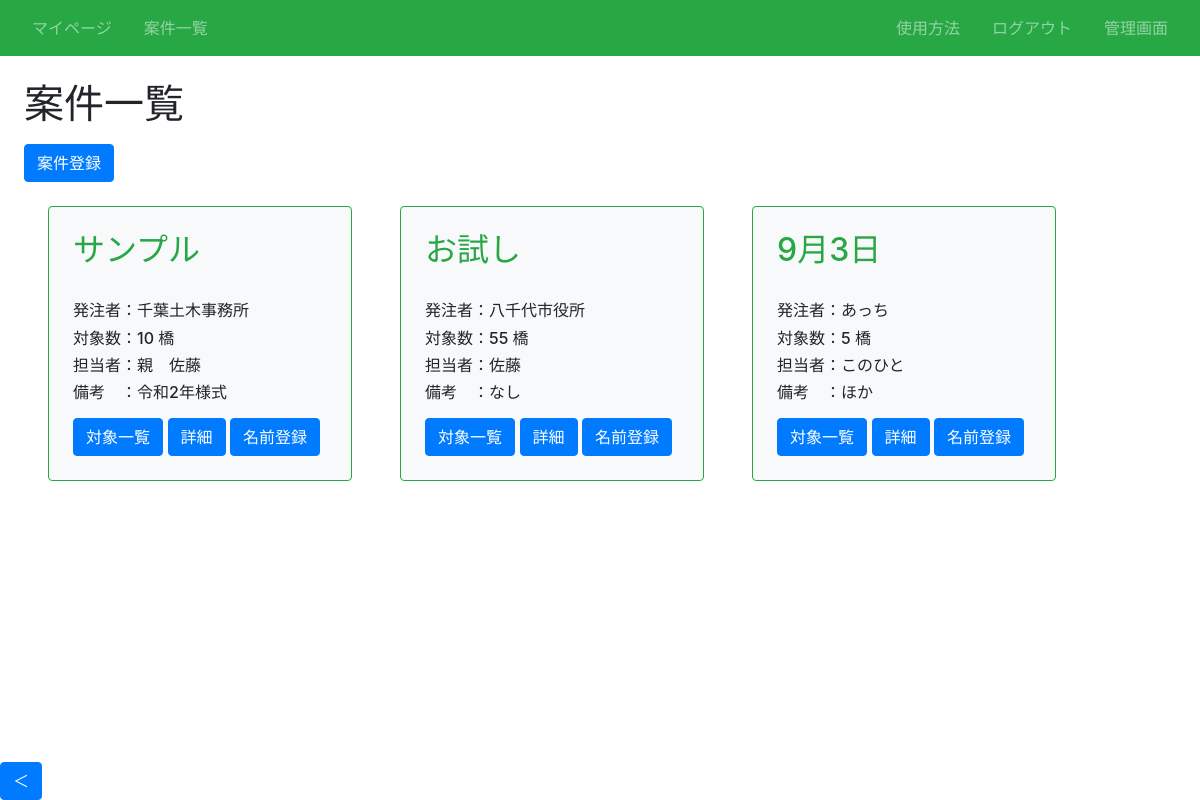
Screenshot of /article/ (signed in) with the database file from the repository.
### infra/models.py (models this page shows, shortened)
class Article(models.Model):
    案件名 = models.CharField(max_length=100)# 顧客名
    土木事務所 = models.CharField(max_length=100)# 土木事務所 article_name
    対象数 = models.IntegerField()# 対象数 number
    担当者名 = models.CharField(max_length=100)# 担当者名 namager
    その他 = models.CharField(max_length=100)# その他 other
    ファイルパス = models.CharField(max_length=255)# 写真ファイルパス

### infra/views.py (the view)
# urls.py: path('article/', views.ListArticleView.as_view(), name='list-article'),# 案件の一覧
class ListArticleView(LoginRequiredMixin, ListView):
    template_name = 'infra/article_list.html'
    model = Article

### infra/templates/infra/article_list.html (shortened to what this page needs)
{% extends "base.html" %}
{% block h1 %}案件一覧{% endblock %}
{% block content %}
<div class="mt-3">
  <a href="{% url 'create-article' %}" class="btn btn-primary">案件登録</a>
</div>
<div class="d-flex flex-wrap">
  {% for item in object_list %}
    <div class="p-4 m-4 bg-light border border-success rounded" style="width: 19rem;">
      <h2 class="text-success">{{ item.案件名 }}</h2><br>
      <h6 class="card-text">発注者：{{ item.土木事務所 }}</h6>
      <h6 class="card-text">対象数：{{ item.対象数 }} 橋</h6>
      <h6 class="card-text">担当者：{{ item.担当者名 }}</h6>
      <h6 class="card-text">備考　：{{ item.その他 }}</h6>
      <div class="mt-3">
        <a href="{% url 'list-infra' item.pk %}" class="btn btn-primary">対象一覧</a>
        <a href="{% url 'detail-article' item.pk %}" class="btn btn-primary">詳細</a>
        <a href="{% url 'names-list' item.pk %}" class="btn btn-primary">名前登録</a>
      </div>
    </div>
  {% endfor %}
{% endblock content %}

### infra/static/infra/css/style.css (style rules this page uses)
a { text-decoration: none; }

### rows the page displays
Article: 案件名 "サンプル", 土木事務所 "千葉土木事務所", 対象数 "10", 担当者名 "親 佐藤", その他 "令和2年様式"
Article: 案件名 "お試し", 土木事務所 "八千代市役所", 対象数 "55", 担当者名 "佐藤", その他 "なし"
Article: 案件名 "9月3日", 土木事務所 "あっち", 対象数 "5", 担当者名 "このひと", その他 "ほか"
